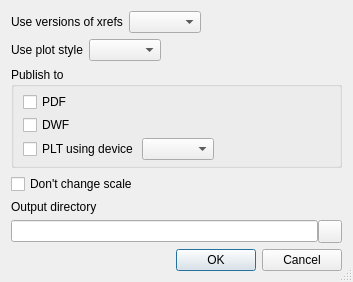
<?xml version="1.0" encoding="UTF-8"?>
<ui version="4.0">
 <class>PublishDlg</class>
 <widget class="QDialog" name="PublishDlg">
  <property name="geometry">
   <rect>
    <x>0</x>
    <y>0</y>
    <width>353</width>
    <height>277</height>
   </rect>
  </property>
  <property name="windowTitle">
   <string>Publish</string>
  </property>
  <property name="locale">
   <locale language="English" country="UnitedStates"/>
  </property>
  <property name="sizeGripEnabled">
   <bool>true</bool>
  </property>
  <layout class="QVBoxLayout" name="verticalLayout_2">
   <item>
    <layout class="QHBoxLayout" name="horizontalLayout_2">
     <item>
      <widget class="QLabel" name="label_2">
       <property name="text">
        <string>Use versions of xrefs</string>
       </property>
      </widget>
     </item>
     <item>
      <widget class="QComboBox" name="cbUseVersion">
       <property name="sizeAdjustPolicy">
        <enum>QComboBox::AdjustToContents</enum>
       </property>
      </widget>
     </item>
     <item>
      <spacer name="horizontalSpacer_2">
       <property name="orientation">
        <enum>Qt::Horizontal</enum>
       </property>
       <property name="sizeHint" stdset="0">
        <size>
         <width>40</width>
         <height>20</height>
        </size>
       </property>
      </spacer>
     </item>
    </layout>
   </item>
   <item>
    <layout class="QHBoxLayout" name="horizontalLayout_4">
     <item>
      <widget class="QLabel" name="label_3">
       <property name="text">
        <string>Use plot style</string>
       </property>
      </widget>
     </item>
     <item>
      <widget class="QComboBox" name="cbPlotStyles">
       <property name="sizeAdjustPolicy">
        <enum>QComboBox::AdjustToContents</enum>
       </property>
      </widget>
     </item>
     <item>
      <spacer name="horizontalSpacer_3">
       <property name="orientation">
        <enum>Qt::Horizontal</enum>
       </property>
       <property name="sizeHint" stdset="0">
        <size>
         <width>40</width>
         <height>20</height>
        </size>
       </property>
      </spacer>
     </item>
    </layout>
   </item>
   <item>
    <widget class="QGroupBox" name="groupBox">
     <property name="title">
      <string>Publish to</string>
     </property>
     <layout class="QVBoxLayout" name="verticalLayout_3">
      <property name="spacing">
       <number>3</number>
      </property>
      <property name="topMargin">
       <number>5</number>
      </property>
      <property name="bottomMargin">
       <number>5</number>
      </property>
      <item>
       <widget class="QCheckBox" name="cbPDF">
        <property name="text">
         <string>PDF</string>
        </property>
       </widget>
      </item>
      <item>
       <widget class="QCheckBox" name="cbDWF">
        <property name="text">
         <string>DWF</string>
        </property>
       </widget>
      </item>
      <item>
       <layout class="QHBoxLayout" name="horizontalLayout">
        <item>
         <widget class="QCheckBox" name="cbPLT">
          <property name="text">
           <string>PLT using device</string>
          </property>
         </widget>
        </item>
        <item>
         <widget class="QComboBox" name="cbDevices">
          <property name="sizeAdjustPolicy">
           <enum>QComboBox::AdjustToContents</enum>
          </property>
         </widget>
        </item>
        <item>
         <spacer name="horizontalSpacer">
          <property name="orientation">
           <enum>Qt::Horizontal</enum>
          </property>
          <property name="sizeHint" stdset="0">
           <size>
            <width>40</width>
            <height>20</height>
           </size>
          </property>
         </spacer>
        </item>
       </layout>
      </item>
     </layout>
    </widget>
   </item>
   <item>
    <widget class="QCheckBox" name="cbNotScale">
     <property name="text">
      <string>Don't change scale</string>
     </property>
    </widget>
   </item>
   <item>
    <layout class="QVBoxLayout" name="verticalLayout">
     <item>
      <widget class="QLabel" name="label">
       <property name="text">
        <string>Output directory</string>
       </property>
      </widget>
     </item>
     <item>
      <layout class="QHBoxLayout" name="horizontalLayout_3">
       <property name="spacing">
        <number>0</number>
       </property>
       <item>
        <widget class="QLineEdit" name="leDirName"/>
       </item>
       <item>
        <widget class="QToolButton" name="tbTreeSel_2">
         <property name="icon">
          <iconset resource="resource1.qrc">
           <normaloff>:/some/ico/ico/dropdownbutton.png</normaloff>:/some/ico/ico/dropdownbutton.png</iconset>
         </property>
        </widget>
       </item>
      </layout>
     </item>
    </layout>
   </item>
   <item>
    <spacer name="verticalSpacer">
     <property name="orientation">
      <enum>Qt::Vertical</enum>
     </property>
     <property name="sizeHint" stdset="0">
      <size>
       <width>20</width>
       <height>40</height>
      </size>
     </property>
    </spacer>
   </item>
   <item>
    <widget class="QDialogButtonBox" name="buttonBox">
     <property name="orientation">
      <enum>Qt::Horizontal</enum>
     </property>
     <property name="standardButtons">
      <set>QDialogButtonBox::Cancel|QDialogButtonBox::Ok</set>
     </property>
    </widget>
   </item>
  </layout>
 </widget>
 <resources>
  <include location="resource1.qrc"/>
 </resources>
 <connections>
  <connection>
   <sender>buttonBox</sender>
   <signal>accepted()</signal>
   <receiver>PublishDlg</receiver>
   <slot>Accept()</slot>
   <hints>
    <hint type="sourcelabel">
     <x>248</x>
     <y>254</y>
    </hint>
    <hint type="destinationlabel">
     <x>157</x>
     <y>274</y>
    </hint>
   </hints>
  </connection>
  <connection>
   <sender>buttonBox</sender>
   <signal>rejected()</signal>
   <receiver>PublishDlg</receiver>
   <slot>reject()</slot>
   <hints>
    <hint type="sourcelabel">
     <x>316</x>
     <y>260</y>
    </hint>
    <hint type="destinationlabel">
     <x>286</x>
     <y>274</y>
    </hint>
   </hints>
  </connection>
  <connection>
   <sender>cbPDF</sender>
   <signal>stateChanged(int)</signal>
   <receiver>PublishDlg</receiver>
   <slot>CheckAnySelected(int)</slot>
   <hints>
    <hint type="sourcelabel">
     <x>184</x>
     <y>17</y>
    </hint>
    <hint type="destinationlabel">
     <x>184</x>
     <y>87</y>
    </hint>
   </hints>
  </connection>
  <connection>
   <sender>cbDWF</sender>
   <signal>stateChanged(int)</signal>
   <receiver>PublishDlg</receiver>
   <slot>CheckAnySelected(int)</slot>
   <hints>
    <hint type="sourcelabel">
     <x>184</x>
     <y>41</y>
    </hint>
    <hint type="destinationlabel">
     <x>184</x>
     <y>87</y>
    </hint>
   </hints>
  </connection>
  <connection>
   <sender>cbPLT</sender>
   <signal>stateChanged(int)</signal>
   <receiver>PublishDlg</receiver>
   <slot>CheckAnySelected(int)</slot>
   <hints>
    <hint type="sourcelabel">
     <x>60</x>
     <y>67</y>
    </hint>
    <hint type="destinationlabel">
     <x>184</x>
     <y>87</y>
    </hint>
   </hints>
  </connection>
 </connections>
 <slots>
  <slot>Accept()</slot>
  <slot>CheckAnySelected(int)</slot>
 </slots>
</ui>
